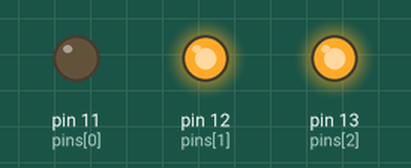
Simulated run of this program. Board: Raspberry Pi (header pin numbers). On the bench: output pins drawn as LEDs (lit = HIGH).

Above: at 2.5 s.
At 8.0 s:
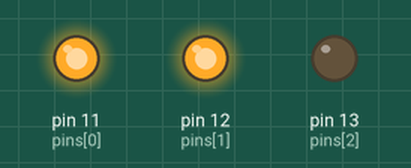
At 11.7 s:
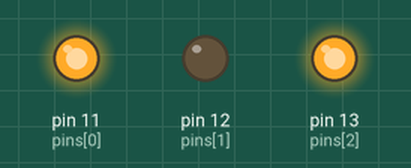
Timing chart, 0 to 16.3 s (numbered marks = the images above):
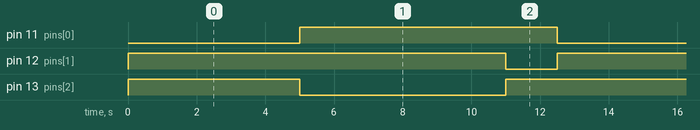

Measured:
- by itself, pin 11 (pins[0]): alternates HIGH for 7.5 s and LOW for 5.0 s
- by itself, pin 12 (pins[1]): alternates HIGH for 11.0 s and LOW for 1.5 s
- by itself, pin 13 (pins[2]): alternates HIGH for 6.5 s and LOW for 6.0 s

The program:

flowingLED.py
```python
import RPi.GPIO as GPIO
import time

pins = [11, 12, 13]

def setup():
    GPIO.setmode(GPIO.BOARD)
    for pin in pins:
        GPIO.setup(pin, GPIO.OUT)
        GPIO.output(pin, GPIO.HIGH)

def loop():
    while True:
        GPIO.output(11, GPIO.LOW)
        time.sleep(5)
        GPIO.output(11, GPIO.HIGH)
        GPIO.output(13, GPIO.LOW)
        time.sleep(6)
        GPIO.output(13, GPIO.HIGH)
        GPIO.output(12, GPIO.LOW)
        time.sleep(1.5)
        GPIO.output(12, GPIO.HIGH)

def destroy():
    for pin in pins:
        GPIO.output(pin, GPIO.HIGH)
    GPIO.cleanup()

if __name__ == '__main__':
    setup()
    try:
        loop()
    except KeyboardInterrupt:
        destroy()
```
